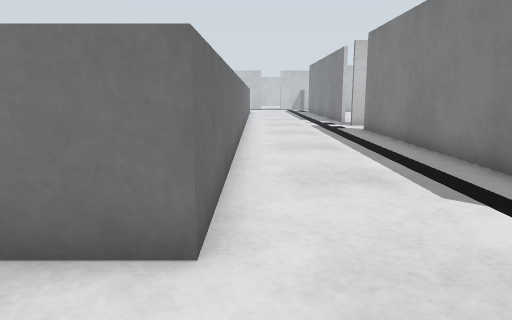
view 1 (above)

22 first-person views from a walk through a world built for the Gazebo simulator. The camera is 0.72 m above the floor, tilts 10° down and sees 70° across. The floor is counted in squares, 0.5 m on a side. Each view is taken from the middle of a square. On the plan, view 1 faces up. The plan holds only what a view shows up to about 16 squares ahead; the rest is blank. The place goes on beyond the plan. Robots are left out.

view 2
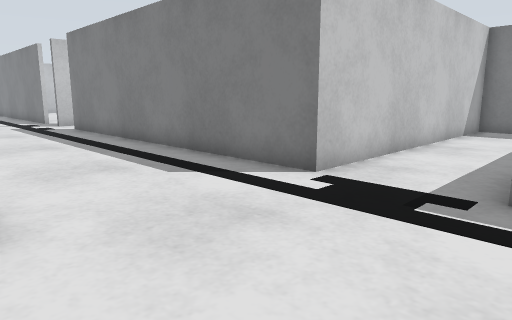

view 3
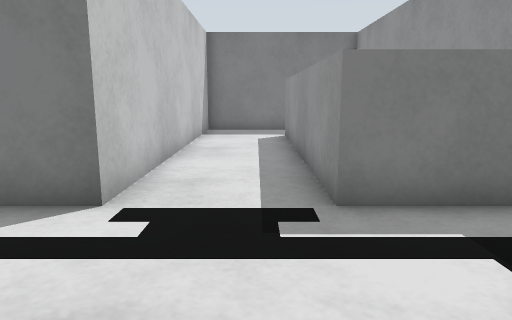

view 4
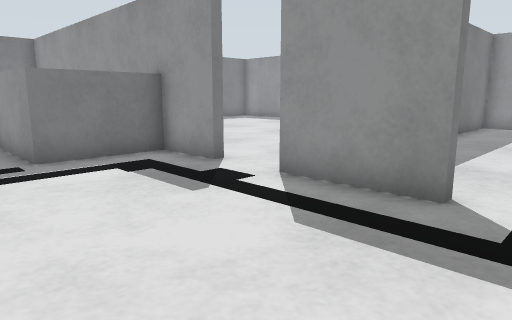

view 5
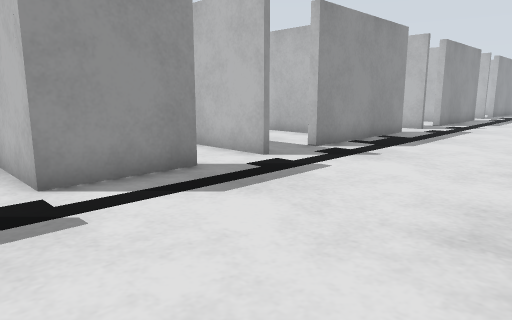

view 6
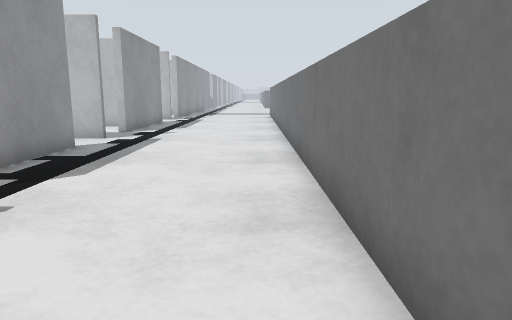

view 7
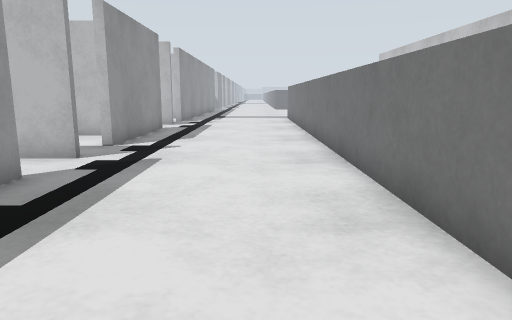

view 8
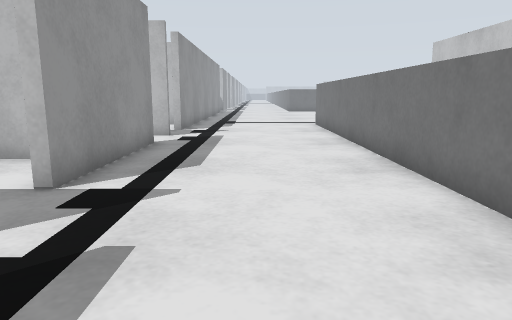

view 9
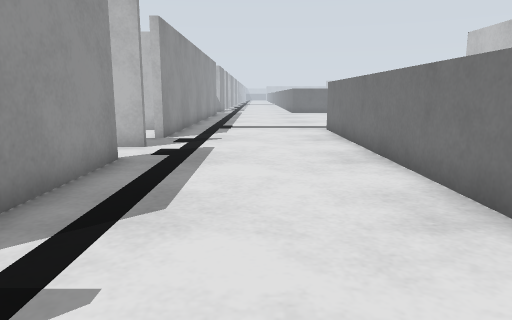

view 10
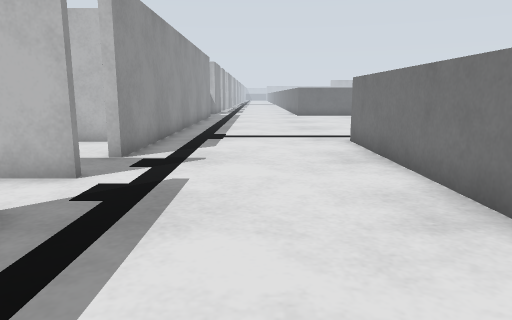

view 11
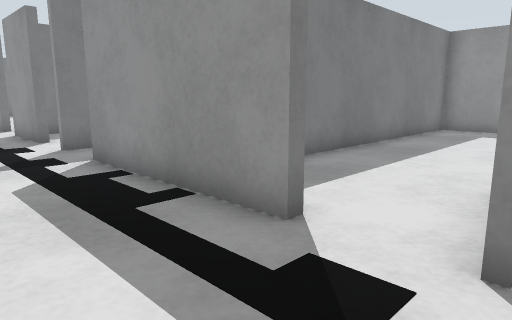

view 12
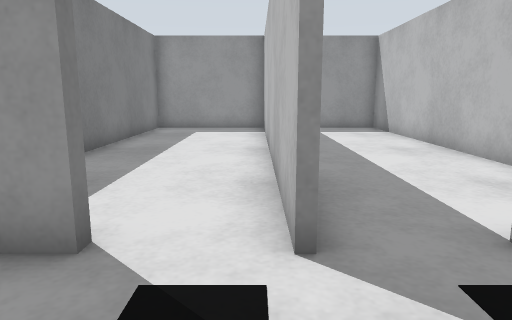

view 13
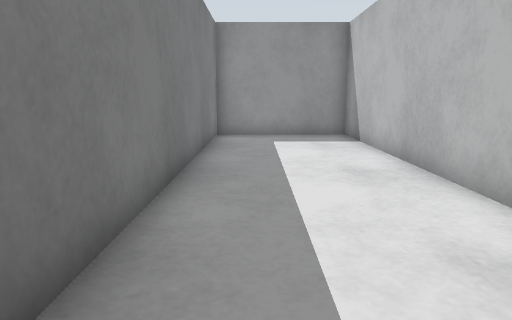

view 14
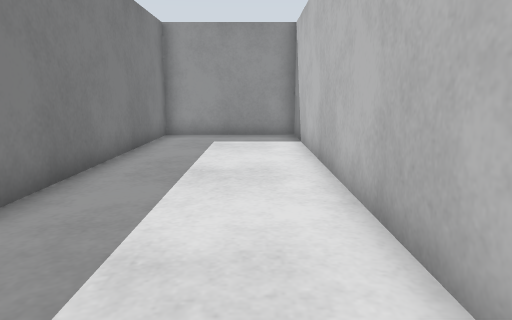

view 15
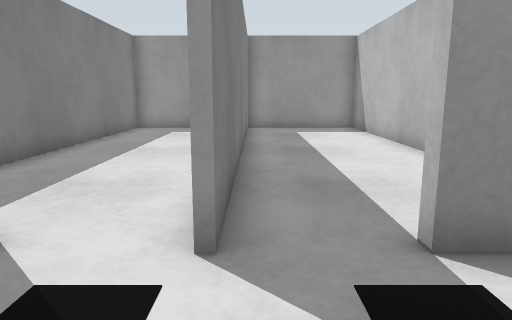

view 16
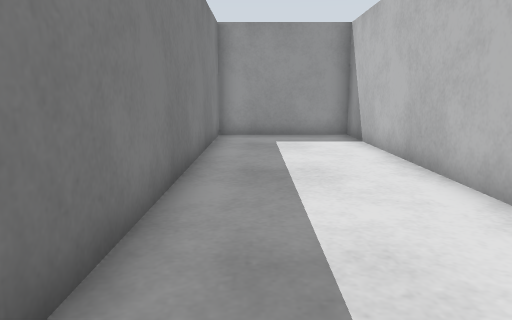

view 17
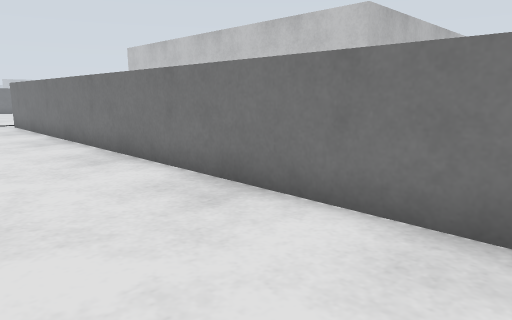

view 18
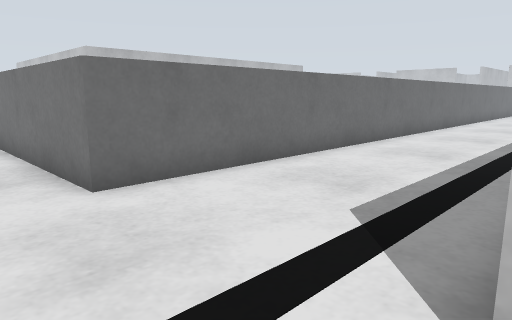

view 19
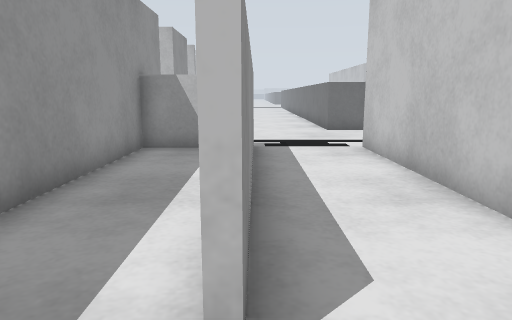

view 20
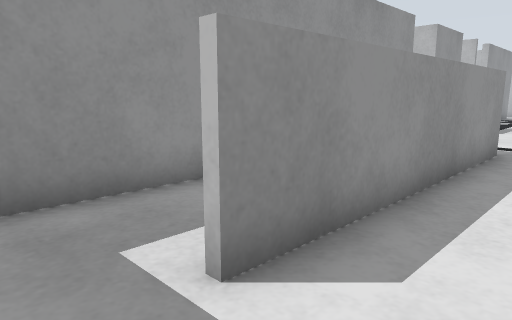

view 21
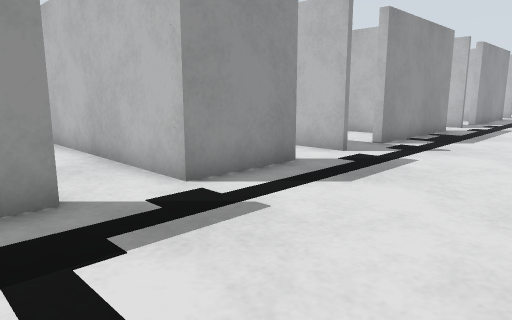

view 22
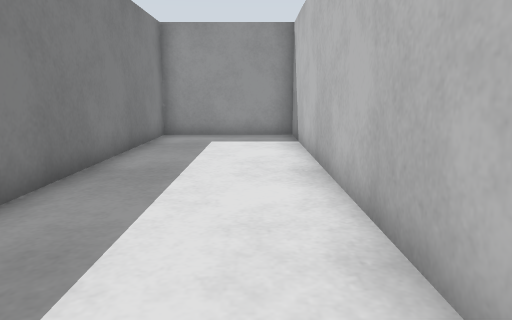

### Floor plan
Points are (right, up) in squares from view 1. A wall is a line through its corners. A room is listed if a view was taken in it or the views show most of it. See-through windows are left out.
Room 1 (views 1, 2, 3, 5, 6, 18, 19, 20, 21)
walls: (2.5, -3.2) (5, -3.2); (-2.5, -3.2) (0.5, -3.2); (15.6, -0.5) (15.6, 3) (4.7, 3) (4.7, 15.9)
low walls: (4.7, -3.2) (4.7, -0.1) (13.4, -0.1); (-0.5, 18.5) (-0.5, 3) (-2.5, 3)
ways out: opening at (-1.5, 0) to room 2; opening at (14.5, 0) to room 7; opening at (2, -3)
Room 2 (views 4, 7, 8, 9, 10, 11, 12, 13, 14, 15, 16, 17, 22)
walls: (-14.4, -3.1) (-14.4, -4.6); (-22.4, -3.2) (-16.5, -3.2); (-12.4, -3.2) (-6.5, -3.2); (-24.3, -3.1) (-24.3, -4.5); (-31.5, -3.2) (-26.4, -3.2); (-4.4, -3.1) (-4.4, -4.6)
low walls: (-2.5, 3) (-29.8, 3)
ways out: opening at (-1.5, 0) to room 1; opening at (-16, -3) to room 3; opening at (-6, -3) to room 4; opening at (-3, -4) to room 5; opening at (-13, -4) to room 6; opening at (-25.5, -4); opening at (-23, -4)
Room 3 (no view inside)
walls: (-19.3, -7.5) (-19.3, -16.6) (-14.6, -16.6) (-14.6, -4.9); (-19.3, -4.6) (-19.3, -6)
ways out: opening at (-16, -3) to room 2
Room 4 (no view inside)
walls: (-9.4, -4.9) (-9.4, -16.6); (-4.6, -16.6) (-4.6, -3.1); (-9.5, -16.6) (-4.4, -16.6)
ways out: opening at (-6, -3) to room 2
Room 5 (no view inside)
walls: (0.3, -4.6) (0.3, -4.1); (-4.4, -4.6) (-4.4, -16.6) (0.3, -16.6) (0.3, -7.5)
ways out: opening at (-3, -4) to room 2
Room 6 (no view inside)
walls: (-14.4, -4.6) (-14.4, -16.6); (-9.6, -16.6) (-9.6, -7); (-14.6, -16.6) (-9.5, -16.6)
ways out: opening at (-13, -4) to room 2
Room 7 (no view inside)
walls: (5, -3.2) (15.6, -3.2) (15.6, -0.5)
low walls: (4.9, -1.5) (4.9, -3.2)
ways out: opening at (14.5, 0) to room 1

Where each view was taken, in squares from view 1:
view 1: 0 up, 0 right, facing up
view 2: 1 down, 1 left, facing up-right
view 3: 1 up, 0 right, facing right
view 4: 2 up, 4 left, facing down-right
view 5: 3 up, 2 right, facing down-left
view 6: 2 up, 2 left, facing left
view 7: 1 up, 6 left, facing left
view 8: 0 up, 11 left, facing left
view 9: 0 up, 14 left, facing left
view 10: 0 up, 18 left, facing left
view 11: 0 up, 15 left, facing down-right
view 12: 0 up, 14 left, facing down
view 13: 3 down, 16 left, facing down
view 14: 3 down, 3 left, facing down
view 15: 0 up, 5 left, facing down
view 16: 3 down, 6 left, facing down
view 17: 1 down, 10 left, facing up-left
view 18: 1 up, 5 right, facing up-left
view 19: 0 up, 15 right, facing left
view 20: 2 up, 15 right, facing down-left
view 21: 2 up, 4 right, facing down-left
view 22: 3 down, 13 left, facing down
